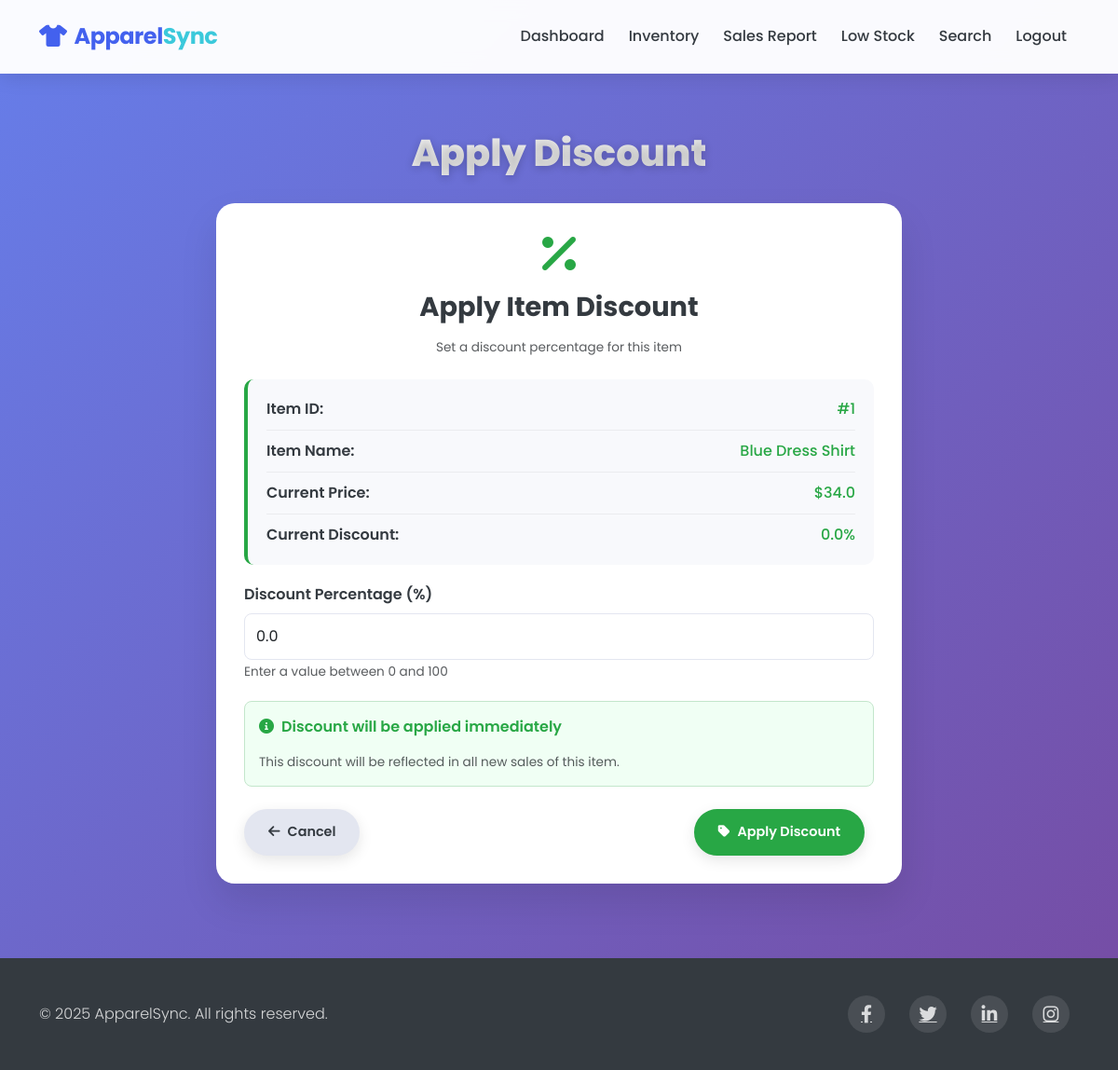
The page /dashboard/apply_discount?id=1 (signed in) on the database as committed earlier.
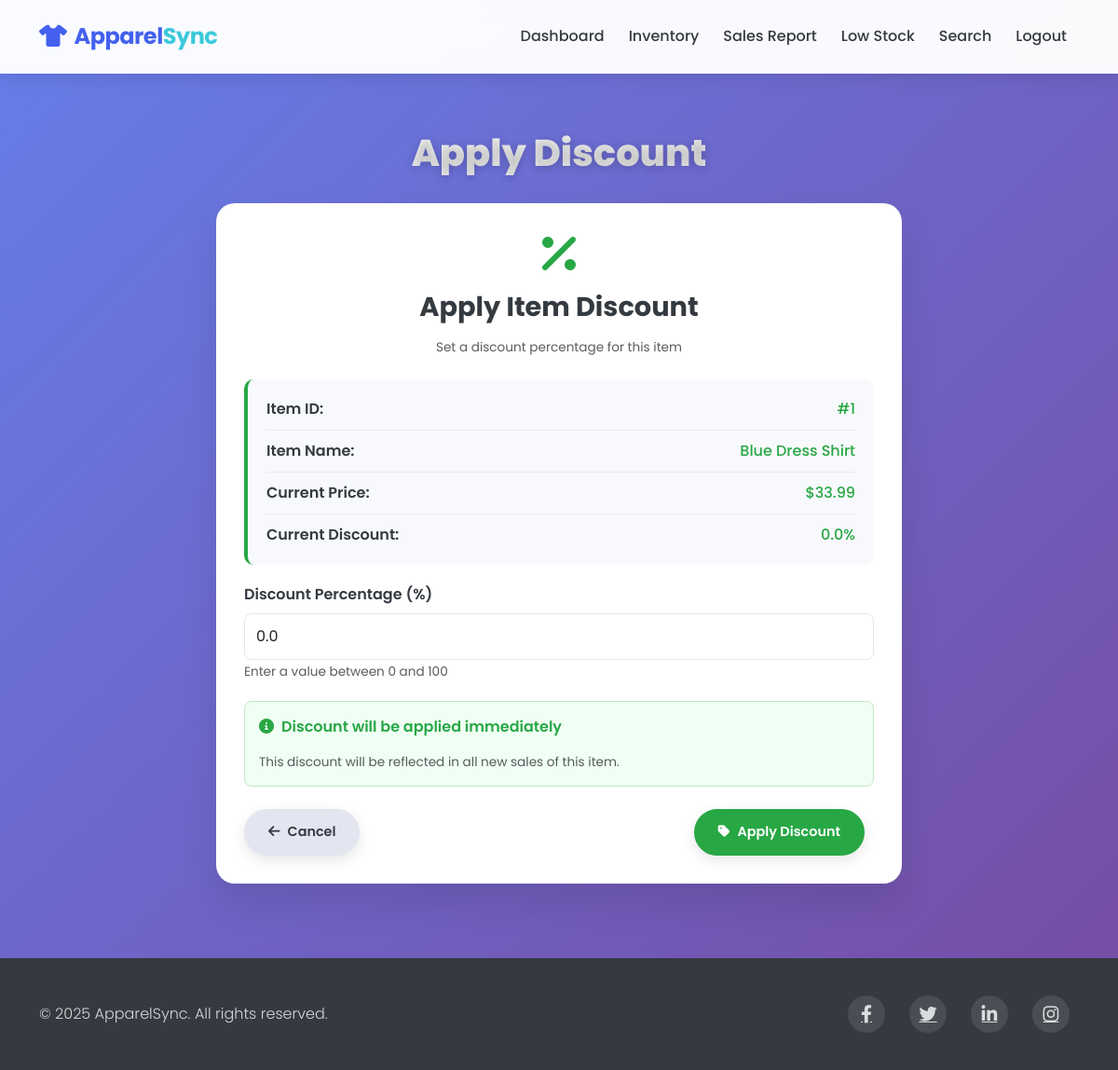
The same page on the database as committed later.
### models.py (models this page shows)
class InventoryItem(db.Model):
    id = db.Column(db.Integer, primary_key=True)
    item_name = db.Column(db.String(100), nullable=False)
    quantity = db.Column(db.Integer, nullable=False)
    price = db.Column(db.Float, nullable=False)
    discount = db.Column(db.Float, default=0.0)
    sales = db.relationship('Sale', backref='item', lazy=True)
    low_stock_alerts = db.relationship('LowStock', backref='item', lazy=True)

### routes.py (the view, shortened to what this page needs)
@app.route('/dashboard/apply_discount', methods=['GET', 'POST'])
@login_required
def apply_discount():
    item_id = request.args.get('id')
    selected_item = None
    if item_id:
        selected_item = InventoryItem.query.get(int(item_id))
    inventory = InventoryItem.query.all()
    return render_template('apply_discount.html', inventory=inventory, selected_item=selected_item)

### app.py (called while the page is built)
@login_manager.user_loader
def load_user(user_id):
    return User.query.get(int(user_id))

### templates/apply_discount.html (shortened to what the changed rows need)
<!DOCTYPE html>
<html lang="en">
<head>
    <link href="https://cdn.jsdelivr.net/npm/bootstrap@5.3.0-alpha1/dist/css/bootstrap.min.css" rel="stylesheet">
    <link rel="stylesheet" href="https://cdnjs.cloudflare.com/ajax/libs/font-awesome/6.0.0/css/all.min.css">
</head>
<body>
    <section class="content-section">
        <div class="container">
            <h1 class="page-title">Apply Discount</h1>
            <div class="row justify-content-center">
                <div class="col-lg-8">
                    <div class="form-card">
                        <form action="/dashboard/apply_discount" method="POST">
                            {% if selected_item %}
                                <div class="item-details">
                                    <div class="item-detail-row">
                                        <span class="item-detail-label">Item ID:</span>
                                        <span class="item-detail-value">#{{ selected_item.id }}</span>
                                    </div>
                                    <div class="item-detail-row">
                                        <span class="item-detail-label">Item Name:</span>
                                        <span class="item-detail-value">{{ selected_item.item_name }}</span>
                                    </div>
                                    <div class="item-detail-row">
                                        <span class="item-detail-label">Current Price:</span>
                                        <span class="item-detail-value">${{ selected_item.price }}</span>
                                    </div>
                                    <div class="item-detail-row">
                                        <span class="item-detail-label">Current Discount:</span>
                                        <span class="item-detail-value">{{ selected_item.discount }}%</span>
                                    </div>
                                </div>
                            {% else %}
                                <div class="form-group">
                                    <label for="item_id" class="form-label">Item ID</label>
                                    <input type="number" class="form-control" id="item_id" name="item_id" min="1" required>
                                    <small class="text-muted">Enter the ID of the item to apply discount</small>
                                </div>
                            {% endif %}
                            <div class="form-group">
                                <label for="discount" class="form-label">Discount Percentage (%)</label>
                                <input type="number" class="form-control" id="discount" name="discount" min="0" max="100" step="0.01" required {% if selected_item %}value="{{ selected_item.discount }}"{% endif %}>
                                <small class="text-muted">Enter a value between 0 and 100</small>
                            </div>
                        </form>
                    </div>
                </div>
            </div>
        </div>
    </section>
</body>
</html>

Rows that differ between the two databases and show on the page:
changed InventoryItem "Blue Dress Shirt": price "34.0" → "33.99"
